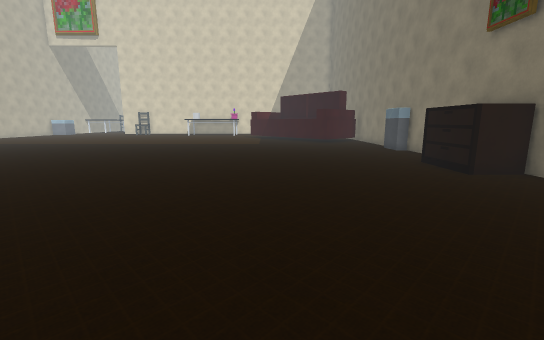
view 1 (above)

15 first-person views from a walk through a 3-D level made in the Unity game engine. The camera is 1.5 m above the floor, tilts 10° down and sees 90° across. Doors are open. The floor is counted in squares, 1 m on a side. Each view is taken from the middle of a square. On the plan, view 1 faces up. The plan holds only what a view shows up to about 14 squares ahead; the rest is blank. The place goes on beyond the plan. The player is left out. Some surface patterns are stand-ins.

view 2
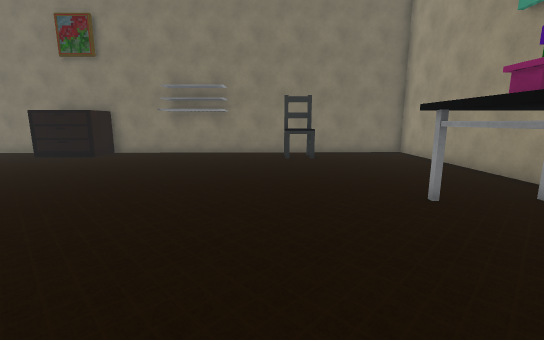

view 3
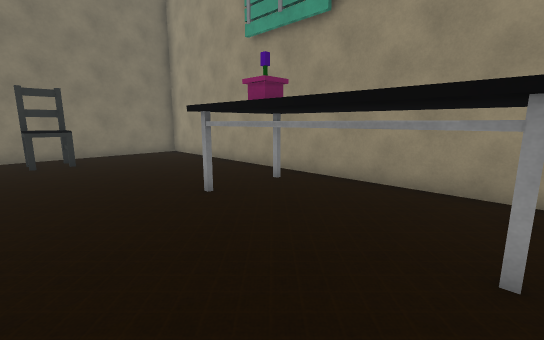

view 4
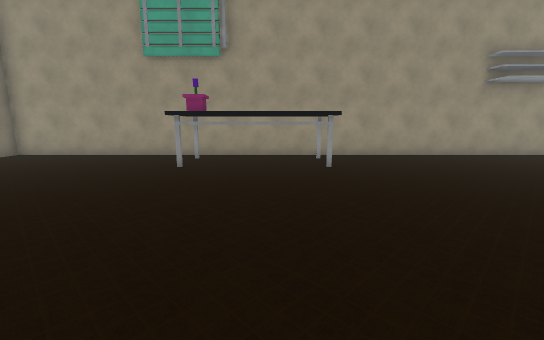

view 5
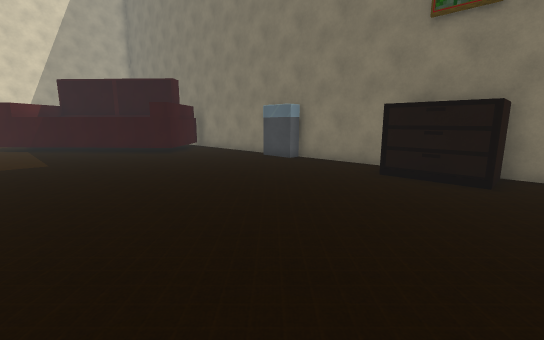

view 6
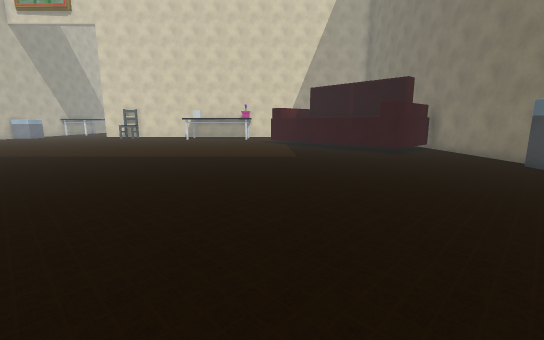

view 7
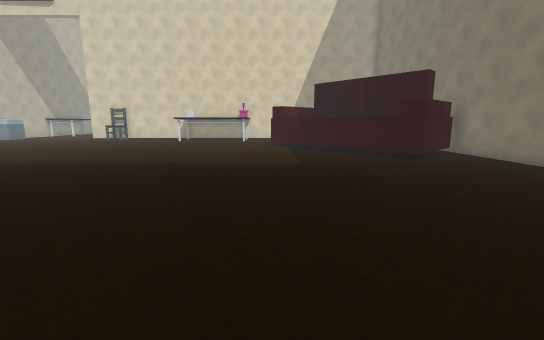

view 8
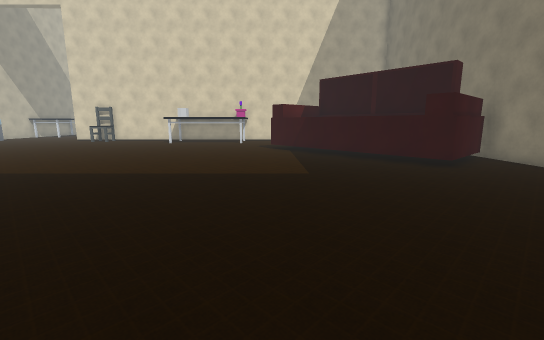

view 9
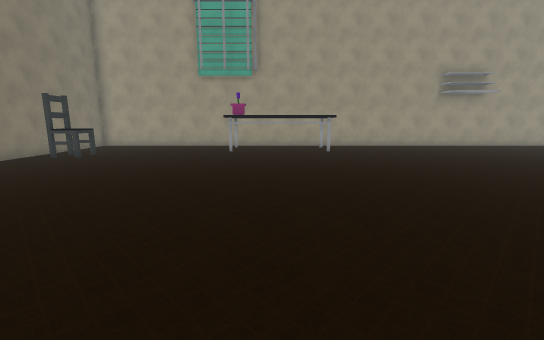

view 10
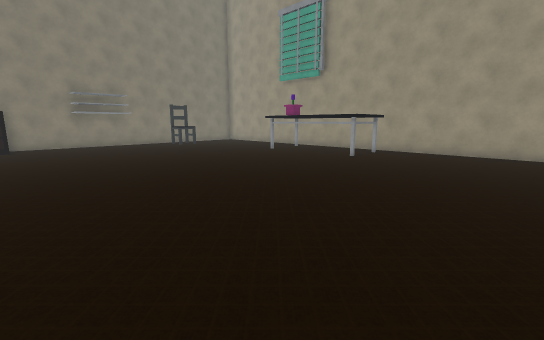

view 11
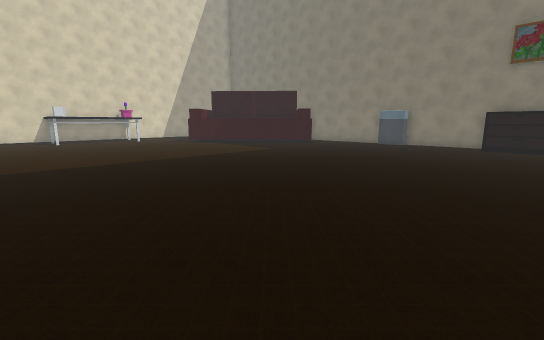

view 12
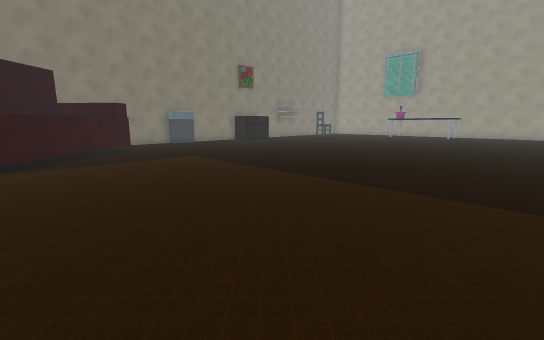

view 13
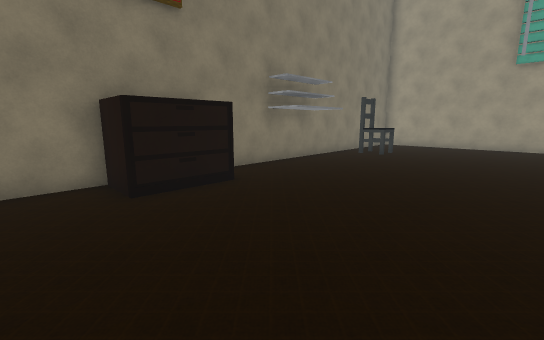

view 14
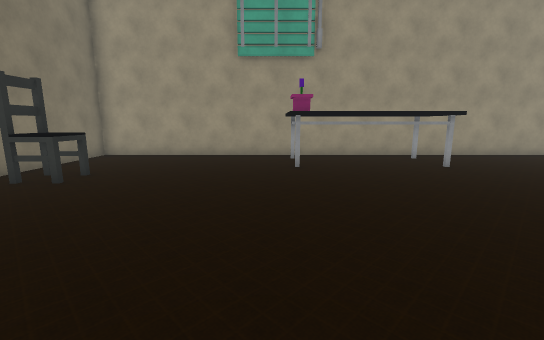

view 15
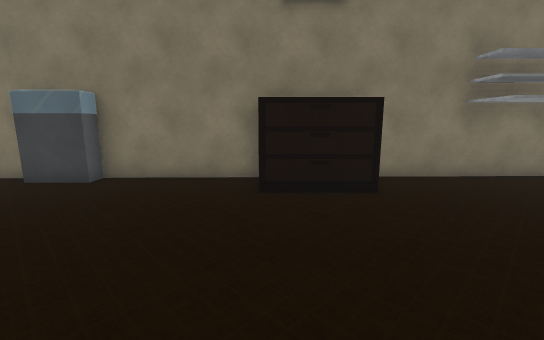

### Floor plan
Points are (right, up) in squares from view 1. A wall is a line through its corners. A room is listed if a view was taken in it or the views show most of it. See-through windows are left out.
Room 1 (views 1, 2, 3, 4, 5, 6, 7, 8, 9, 10, 11, 12, 13, 14, 15)
walls: (7.4, 10.4) (7.3, 14.5); (7.2, 16.7) (7.1, 22.9); (6.9, 22.5) (4, 19.9) (-1.1, 25.5); (-12.5, -6.5) (7.7, -6.5) (7.4, 7.9)
objects: table (-6, -5) to (-1, -3); chair (6, -2) to (6, -1); other object (6, 8) to (7, 10)

Where each view was taken, in squares from view 1:
view 1: 0 up, 0 right, facing up
view 2: 0 up, 6 left, facing right
view 3: 0 up, 6 left, facing down-right
view 4: 6 up, 4 left, facing down
view 5: 7 up, 2 left, facing up-right
view 6: 7 up, 2 left, facing up
view 7: 9 up, 2 left, facing up
view 8: 11 up, 2 left, facing up
view 9: 11 up, 3 left, facing down
view 10: 8 up, 12 left, facing down-right
view 11: 8 up, 12 left, facing up-right
view 12: 25 up, 12 left, facing down-right
view 13: 12 up, 0 right, facing down-right
view 14: 6 up, 0 right, facing down
view 15: 10 up, 0 right, facing right
